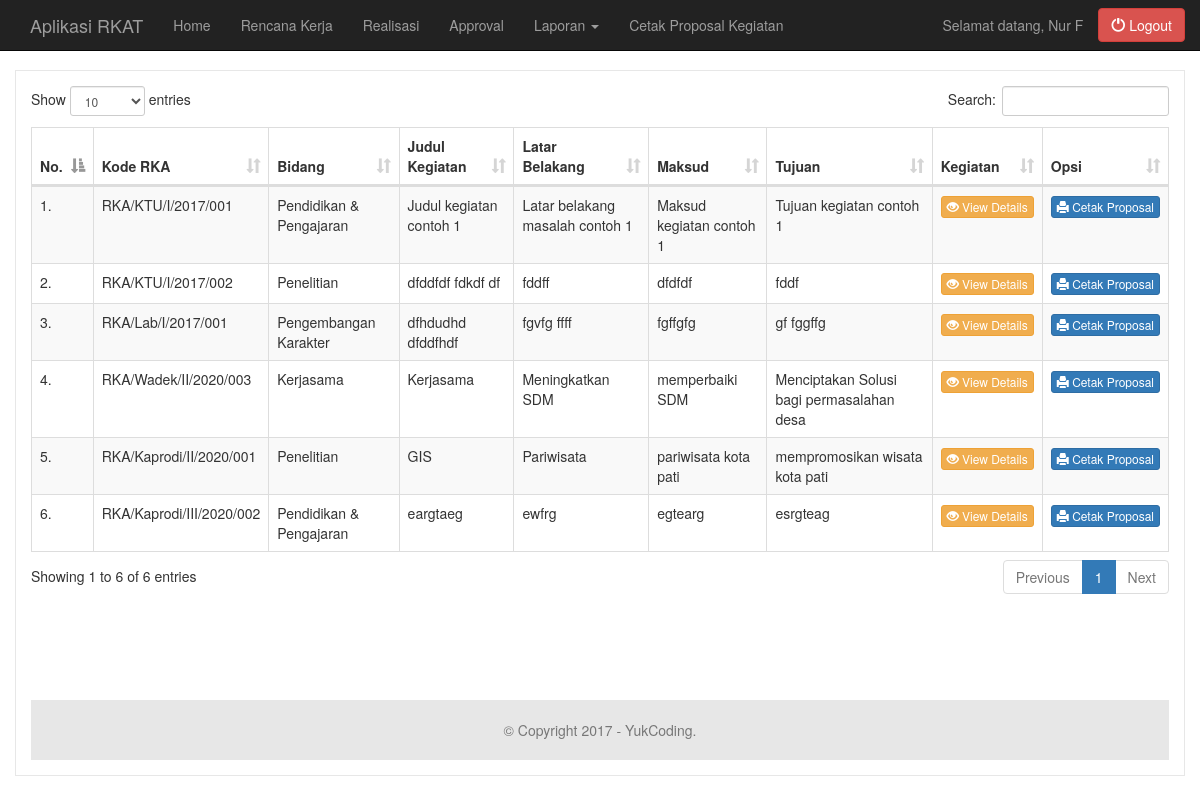
Page /?page=laporan2&act=proposal (signed in) on the committed database.
### tables this page shows
CREATE TABLE `tb_rencanakerja` (
  `id_rka` int(4) NOT NULL,
  `kode_rka` varchar(50) NOT NULL,
  `id_bidang` int(4) NOT NULL,
  `periode` enum('awal','akhir') NOT NULL,
  `unit_kerja` int(4) NOT NULL,
  `status_approval` enum('disetujui','menunggu') NOT NULL
);

CREATE TABLE `tb_kegiatan` (
  `id_kegiatan` int(4) NOT NULL,
  `kode_rka` varchar(50) NOT NULL,
  `latar_belakang` text NOT NULL,
  `maksud` text NOT NULL,
  `tujuan` text NOT NULL,
  `judul_kegiatan` text NOT NULL,
  `tgl_awal` date NOT NULL,
  `tgl_akhir` date NOT NULL,
  `tempat` varchar(150) NOT NULL,
  `peserta` text NOT NULL,
  `jumlah_hari` int(4) NOT NULL,
  `p_penanggungjawab` varchar(100) NOT NULL,
  `p_ketua` varchar(100) NOT NULL,
  `p_sekretaris` varchar(100) NOT NULL,
  `p_bendahara` varchar(100) NOT NULL,
  `p_instruktur` varchar(100) NOT NULL,
  `p_asisten` varchar(100) NOT NULL,
  `b_kesekretariatan` int(8) NOT NULL,
  `b_konsumsi` int(8) NOT NULL,
  `b_honorarium` int(8) NOT NULL,
  `b_total` int(8) NOT NULL
);

CREATE TABLE `tb_bidanggarapan` (
  `id_bidang` int(4) NOT NULL,
  `nama_bidang` varchar(50) NOT NULL
);

### _koneksi.php (called while the page is built, shortened)
<?php
$host = "localhost";
$user = "root";
$pass = "";
$database = "db_rkat";
require_once "controllers/_database.php";
function tgl_indo($tgl) {
	$tanggal = substr($tgl,8,2);
	$bulan = substr($tgl,5,2);
	$tahun = substr($tgl,0,4);
	return $tanggal.'/'.$bulan.'/'.$tahun;
}
?>

### controllers/_database.php (called while the page is built, shortened)
<?php
class Database {
	public $conn;
	function __construct($host, $user, $pass, $database) {
		$this->host = $host;
		$this->user = $user;
		$this->pass = $pass;
		$this->database = $database;
		$this->conn = new mysqli($this->host, $this->user, $this->pass, $this->database) or die(mysqli_error());
	}
	public function fetch_join($sql) {
		$query = $this->conn->query($sql) or die ($this->conn->error);
		return $query;
	}
}
?>

### controllers/Main.php (called while the page is built, shortened)
<?php
$connection = new Database($host, $user, $pass, $database);
class Main {
	public $mysqli; protected $db;
	function __construct($connection) {
		$this->mysqli = $connection;
	}
	public function show_rka_join($where = null) {
		$sql = "SELECT * FROM tb_rencanakerja INNER JOIN tb_bidanggarapan ON tb_rencanakerja.id_bidang = tb_bidanggarapan.id_bidang INNER JOIN tb_unitkerja ON tb_rencanakerja.unit_kerja = tb_unitkerja.id_uk INNER JOIN tb_kegiatan ON tb_rencanakerja.kode_rka = tb_kegiatan.kode_rka";
		$query = $this->mysqli->fetch_join($sql);
		return $query;
	}
}
?>

### views/laporan2.php (the view, shortened to what this page needs)
<?php if(@$_GET['act'] == 'budgetvs') { ?>
	<div class="row">
		<div class="col-lg-12">
		    <h2>Laporan</h2>
		    <ol class="breadcrumb" style="margin-bottom: 10px">
		      <li>Laporan Rencana Kerja</li>
		    </ol>
		</div>
	</div>
	<div class="row">
		<div class="col-lg-4 col-lg-offset-4">
			<form action="" method="post">
				<div class="form-group">
					<label>Anggaran</label>
					<div class="radio" style="margin-top: 0px">
						<label class="radio-inline"><input type="radio" value="sesuai" name="status_anggaran" required>Sesuai</label>
						<label class="radio-inline"><input type="radio" value="tidak sesuai" name="status_anggaran">Tidak Sesuai</label>
					</div>
				</div>
				<div class="form-group">
					<input type="submit" class="btn btn-success btn-sm" name="cari" value="Cari">
				</div>
			</form>
		</div>
	</div>
	<?php
	if(@$_POST['cari']) { ?>
		<div class="row">
			<div class="col-lg-12">
				<?php
				$cek = $main->mysqli->fetch_join("SELECT * FROM tb_realisasi INNER JOIN tb_rencanakerja ON tb_realisasi.id_rka = tb_rencanakerja.id_rka INNER JOIN tb_bidanggarapan ON tb_rencanakerja.id_bidang = tb_bidanggarapan.id_bidang INNER JOIN tb_unitkerja ON tb_rencanakerja.unit_kerja = tb_unitkerja.id_uk INNER JOIN tb_kegiatan ON tb_rencanakerja.kode_rka = tb_kegiatan.kode_rka WHERE tb_realisasi.status_anggaran = '$_POST[status_anggaran]'");
				if($cek->num_rows > 0) { ?>
					<div class="row">
						<div class="col-lg-2 col-lg-offset-10">
							<form action="./report/cetak.php?page=realisasi" target="blank" method="post">
								<input type="hidden" name="status" value="<?php echo $_POST['status_anggaran']; ?>">
								<div class="form-group">
									<button class="btn btn-primary btn-sm form-control" type="submit"><i class="glyphicon glyphicon-print"></i> Print All</button>
								</div>
							</form>
					</div>
				</div>
				<?php
				} ?>
				<div class="table-responsive">
					<table class="table table-bordered table-hover table-striped" id="dataTables-rka">
						<thead>
							<tr>
								<th>No.</th>
								<th>Status</th>
								<th>Kode RKA</th>
								<th>Bidang</th>
								<th>Kegiatan</th>
								<th>Anggaran Disetujui</th>
								<th>Anggaran Realisasi</th>
								<th>Selisih</th>
								<th>Opsi</th>
							</tr>
						</thead>
						<tbody>
							<?php
				            $no = 1;
				            $query = $main->mysqli->fetch_join("SELECT * FROM tb_realisasi INNER JOIN tb_rencanakerja ON tb_realisasi.id_rka = tb_rencanakerja.id_rka INNER JOIN tb_approval ON tb_approval.id_rka = tb_rencanakerja.id_rka INNER JOIN tb_bidanggarapan ON tb_rencanakerja.id_bidang = tb_bidanggarapan.id_bidang INNER JOIN tb_unitkerja ON tb_rencanakerja.unit_kerja = tb_unitkerja.id_uk INNER JOIN tb_kegiatan ON tb_rencanakerja.kode_rka = tb_kegiatan.kode_rka WHERE tb_realisasi.status_anggaran = '$_POST[status_anggaran]'");
				            while($data =  $query->fetch_array()) { ?>
					    		<tr>
					                <td><?php echo $no++."."; ?></td>
					                <td><?php echo ucwords($data['status_anggaran']); ?></td>
					                <td><?php echo $data['kode_rka']; ?></td>
					                <td><?php echo $data['nama_bidang']; ?></td>
					                <td align="center">
										<a data-toggle="modal" data-target="#view_keg" class="btn btn-warning btn-xs" id="view_kegiatan" data-koderka="<?php echo $data['kode_rka']; ?>" data-latar="<?php echo $data['latar_belakang']; ?>" data-maksud="<?php echo $data['maksud']; ?>" data-tujuan="<?php echo $data['tujuan']; ?>" data-judul="<?php echo $data['judul_kegiatan']; ?>" data-tglawal="<?php echo tgl_indo($data['tgl_awal']); ?>" data-tglakhir="<?php echo tgl_indo($data['tgl_akhir']); ?>" data-tempat="<?php echo $data['tempat']; ?>" data-peserta="<?php echo $data['peserta']; ?>" data-jmlhari="<?php echo $data['jumlah_hari']; ?>" data-penanggungjawab="<?php echo ucwords($data['p_penanggungjawab']); ?>" data-ketua="<?php echo $data['p_ketua']; ?>" data-sekretaris="<?php echo $data['p_sekretaris']; ?>" data-bendahara="<?php echo $data['p_bendahara']; ?>" data-instruktur="<?php echo $data['p_instruktur']; ?>" data-asisten="<?php echo $data['p_asisten']; ?>" data-kesekretariatan="<?php echo "Rp. ".number_format($data['b_kesekretariatan'], 2, ",", "."); ?>" data-konsumsi="<?php echo "Rp. ".number_format($data['b_konsumsi'], 2, ",", "."); ?>" data-honorarium="<?php echo "Rp. ".number_format($data['b_honorarium'], 2, ",", "."); ?>" data-total="<?php echo "Rp. ".number_format($data['b_total'], 2, ",", "."); ?>"><i class="glyphicon glyphicon-eye-open"></i> View Details</a>
									</td>
					                <td><?php echo "Rp. ".number_format($data['anggaran_approval'], 2, ",", "."); ?></td>
					                <td><?php echo "Rp. ".number_format($data['anggaran_realisasi'], 2, ",", "."); ?></td>
					                <td><?php echo "Rp. ".number_format(($data['anggaran_approval'] - $data['anggaran_realisasi']), 2, ",", "."); ?></td>
									<td align="center">
										<a href="./report/cetak.php?page=realisasi&id=<?php echo $data['id_realisasi']; ?>" target="blank" class="btn btn-primary btn-xs"><i class="glyphicon glyphicon-print"></i> Print</a>
									</td>
								</tr>
							<?php
							} ?>
						</tbody>
					</table>
				</div>
			</div>
		</div>
	<?php
	}
} else if(@$_GET['act'] == 'proposal') { ?>
	<div class="row">
		<div class="col-lg-12">
			<div class="table-responsive">
				<table class="table table-bordered table-hover table-striped" id="dataTables-rka">
					<thead>
						<tr>
							<th>No.</th>
							<th>Kode RKA</th>
							<th>Bidang</th>
							<th>Judul Kegiatan</th>
							<th>Latar Belakang</th>
							<th>Maksud</th>
							<th>Tujuan</th>
							<th>Kegiatan</th>
							<th>Opsi</th>
						</tr>
					</thead>
					<tbody>
						<?php
			            $no = 1;
			            if(@$_SESSION['level'] == 'Wadek' || @$_SESSION['level'] == 'Kaprodi' || @$_SESSION['level'] == 'Dekan') {
			            	$query = $main->show_rka_join();
			            } else {
							$query = $main->show_rka_join("WHERE tb_rencanakerja.unit_kerja = '$_SESSION[id_user]'");
			            }
			            while($data =  $query->fetch_array()) { ?>
				    		<tr>
				                <td><?php echo $no++."."; ?></td>
				                <td><?php echo $data['kode_rka']; ?></td>
				                <td><?php echo $data['nama_bidang']; ?></td>
								<td><?php echo $data['judul_kegiatan']; ?></td>
				                <td><?php echo $data['latar_belakang']; ?></td>
				                <td><?php echo $data['maksud']; ?></td>
				                <td><?php echo $data['tujuan']; ?></td>
				                <td align="center">
									<a data-toggle="modal" data-target="#view_keg" class="btn btn-warning btn-xs" id="view_kegiatan" data-koderka="<?php echo $data['kode_rka']; ?>" data-latar="<?php echo $data['latar_belakang']; ?>" data-maksud="<?php echo $data['maksud']; ?>" data-tujuan="<?php echo $data['tujuan']; ?>" data-judul="<?php echo $data['judul_kegiatan']; ?>" data-tglawal="<?php echo tgl_indo($data['tgl_awal']); ?>" data-tglakhir="<?php echo tgl_indo($data['tgl_akhir']); ?>" data-tempat="<?php echo $data['tempat']; ?>" data-peserta="<?php echo $data['peserta']; ?>" data-jmlhari="<?php echo $data['jumlah_hari']; ?>" data-penanggungjawab="<?php echo ucwords($data['p_penanggungjawab']); ?>" data-ketua="<?php echo $data['p_ketua']; ?>" data-sekretaris="<?php echo $data['p_sekretaris']; ?>" data-bendahara="<?php echo $data['p_bendahara']; ?>" data-instruktur="<?php echo $data['p_instruktur']; ?>" data-asisten="<?php echo $data['p_asisten']; ?>" data-kesekretariatan="<?php echo "Rp. ".number_format($data['b_kesekretariatan'], 2, ",", "."); ?>" data-konsumsi="<?php echo "Rp. ".number_format($data['b_konsumsi'], 2, ",", "."); ?>" data-honorarium="<?php echo "Rp. ".number_format($data['b_honorarium'], 2, ",", "."); ?>" data-total="<?php echo "Rp. ".number_format($data['b_total'], 2, ",", "."); ?>"><i class="glyphicon glyphicon-eye-open"></i> View Details</a>
								</td>
								<td align="center">
									<a href="./report/cetak.php?page=proposal&id=<?php echo $data['id_rka']; ?>" target="blank" class="btn btn-primary btn-xs"><i class="glyphicon glyphicon-print"></i> Cetak Proposal</a>
								</td>
							</tr>
						<?php
						} ?>
					</tbody>
				</table>
			</div>
		</div>
	</div>
<?php
} ?>

### rows in the picture
tb_rencanakerja: tb_kegiatan.kode_rka "RKA/KTU/I/2017/001", id_bidang.nama_bidang "Pendidikan & Pengajaran", tb_kegiatan.judul_kegiatan "Judul kegiatan contoh 1", tb_kegiatan.latar_belakang "Latar belakang masalah contoh 1", tb_kegiatan.maksud "Maksud kegiatan contoh 1", tb_kegiatan.tujuan "Tujuan kegiatan contoh 1"
tb_rencanakerja: tb_kegiatan.kode_rka "RKA/KTU/I/2017/002", id_bidang.nama_bidang "Penelitian", tb_kegiatan.judul_kegiatan "dfddfdf fdkdf df", tb_kegiatan.latar_belakang "fddff", tb_kegiatan.maksud "dfdfdf", tb_kegiatan.tujuan "fddf"
tb_rencanakerja: tb_kegiatan.kode_rka "RKA/Lab/I/2017/001", id_bidang.nama_bidang "Pengembangan Karakter", tb_kegiatan.judul_kegiatan "dfhdudhd dfddfhdf", tb_kegiatan.latar_belakang "fgvfg ffff", tb_kegiatan.maksud "fgffgfg", tb_kegiatan.tujuan "gf fggffg"
tb_rencanakerja: tb_kegiatan.kode_rka "RKA/Wadek/II/2020/003", id_bidang.nama_bidang "Kerjasama", tb_kegiatan.judul_kegiatan "Kerjasama", tb_kegiatan.latar_belakang "Meningkatkan SDM", tb_kegiatan.maksud "memperbaiki SDM", tb_kegiatan.tujuan "Menciptakan Solusi bagi permasalahan desa"
tb_rencanakerja: tb_kegiatan.kode_rka "RKA/Kaprodi/II/2020/001", id_bidang.nama_bidang "Penelitian", tb_kegiatan.judul_kegiatan "GIS", tb_kegiatan.latar_belakang "Pariwisata", tb_kegiatan.maksud "pariwisata kota pati", tb_kegiatan.tujuan "mempromosikan wisata kota pati"
tb_rencanakerja: tb_kegiatan.kode_rka "RKA/Kaprodi/III/2020/002", id_bidang.nama_bidang "Pendidikan & Pengajaran", tb_kegiatan.judul_kegiatan "eargtaeg", tb_kegiatan.latar_belakang "ewfrg", tb_kegiatan.maksud "egtearg", tb_kegiatan.tujuan "esrgteag"
